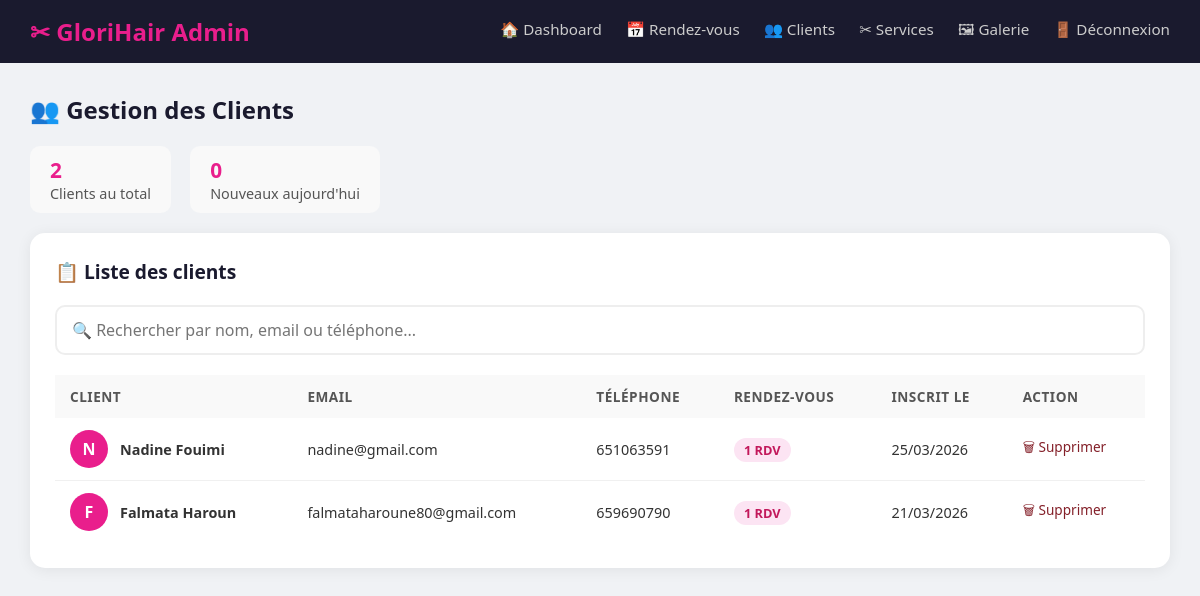
/admin/clients.php (signed in), run on the app's committed database.
### tables this page shows
CREATE TABLE `clients` (
  `id` int(11) NOT NULL,
  `nom` varchar(100) NOT NULL,
  `prenom` varchar(100) NOT NULL,
  `email` varchar(150) NOT NULL,
  `telephone` varchar(20) DEFAULT NULL,
  `mot_de_passe` varchar(255) NOT NULL,
  `created_at` timestamp NOT NULL DEFAULT current_timestamp()
);

### admin/clients.php (the view, shortened to what this page needs)
<?php
require_once '../includes/db.php';
$clients = $pdo->query("
    SELECT c.*, COUNT(r.id) AS nb_rdv
    FROM clients c
    LEFT JOIN rendez_vous r ON c.id = r.client_id
    GROUP BY c.id
    ORDER BY c.created_at DESC
")->fetchAll();
?>
<!DOCTYPE html>
<html lang="fr">
<head>
    <link rel="stylesheet" href="../css/style.css">
</head>
<body>
<div class="admin-navbar">
    <div class="logo">✂ GloriHair Admin</div>
    <nav>
        <a href="index.php">🏠 Dashboard</a>
        <a href="rendez_vous.php">📅 Rendez-vous</a>
        <a href="clients.php">👥 Clients</a>
        <a href="services.php">✂ Services</a>
        <a href="galerie.php">🖼 Galerie</a>
        <a href="logout.php">🚪 Déconnexion</a>
    </nav>
</div>
<div class="admin-content">
    <h2 style="color:#1a1a2e;margin-bottom:20px;">👥 Gestion des Clients</h2>
    <div>
        <div class="stat-mini">
            <strong><?= count($clients) ?></strong>
            Clients au total
        </div>
        <div class="stat-mini">
            <strong><?= $pdo->query("SELECT COUNT(*) FROM clients WHERE DATE(created_at)=CURDATE()")->fetchColumn() ?></strong>
            Nouveaux aujourd'hui
        </div>
    </div>
    <div class="card">
        <h3>📋 Liste des clients</h3>
        <input type="text" class="search-bar" id="recherche"
               placeholder="🔍 Rechercher par nom, email ou téléphone...">
        <table id="table-clients">
            <thead>
                <tr>
                    <th>Client</th>
                    <th>Email</th>
                    <th>Téléphone</th>
                    <th>Rendez-vous</th>
                    <th>Inscrit le</th>
                    <th>Action</th>
                </tr>
            </thead>
            <tbody>
            <?php foreach ($clients as $c): ?>
            <tr>
                <td>
                    <div style="display:flex;align-items:center;gap:12px;">
                        <div class="avatar"><?= strtoupper(substr($c['prenom'],0,1)) ?></div>
                        <div>
                            <strong><?= htmlspecialchars($c['prenom'].' '.$c['nom']) ?></strong>
                        </div>
                    </div>
                </td>
                <td><?= htmlspecialchars($c['email']) ?></td>
                <td><?= htmlspecialchars($c['telephone'] ?: '—') ?></td>
                <td><span class="badge-rdv"><?= $c['nb_rdv'] ?> RDV</span></td>
                <td><?= date('d/m/Y', strtotime($c['created_at'])) ?></td>
                <td>
                    <a href="?supprimer=<?= $c['id'] ?>"
                       onclick="return confirm('Supprimer ce client et ses RDV ?')"
                       style="color:#842029;font-size:0.85rem;">🗑 Supprimer</a>
                </td>
            </tr>
            <?php endforeach; ?>
            </tbody>
        </table>
    </div>
</div>
</body>
</html>

### css/style.css (style rules this page uses)
* { margin: 0; padding: 0; box-sizing: border-box; }
body { font-family: 'Segoe UI', Tahoma, Geneva, Verdana, sans-serif; color: #333; background: #fff; }
a { text-decoration: none; color: inherit; }

### admin/clients.php (style rules this page uses)
body { background:#f0f2f5; }
.admin-navbar { background:#1a1a2e;padding:15px 30px;display:flex;justify-content:space-between;align-items:center; }
.admin-navbar .logo { color:#e91e8c;font-size:1.5rem;font-weight:700; }
.admin-navbar nav a { color:#ccc;margin-left:20px;font-size:0.95rem; }
.admin-content { padding:30px;max-width:1200px;margin:0 auto; }
.card { background:#fff;border-radius:15px;padding:25px;box-shadow:0 2px 15px rgba(0,0,0,0.07);margin-bottom:25px; }
.card h3 { color:#1a1a2e;margin-bottom:20px;font-size:1.2rem; }
table { width:100%;border-collapse:collapse; }
th { background:#f9f9f9;padding:12px 15px;text-align:left;color:#555;font-size:0.85rem;text-transform:uppercase;letter-spacing:0.5px; }
td { padding:12px 15px;border-bottom:1px solid #f0f0f0;font-size:0.9rem; }
tr:last-child td { border-bottom:none; }
.avatar { width:38px;height:38px;border-radius:50%;background:#e91e8c;color:#fff;display:flex;align-items:center;justify-content:center;font-weight:700;font-size:1rem; }
.badge-rdv { background:#fce4f3;color:#c2185b;padding:3px 10px;border-radius:20px;font-size:0.8rem;font-weight:600; }
.search-bar { width:100%;padding:12px 15px;border:2px solid #eee;border-radius:10px;font-size:1rem;margin-bottom:20px;font-family:inherit; }
.stat-mini { display:inline-block;background:#f9f9f9;border-radius:10px;padding:10px 20px;margin-right:15px;margin-bottom:20px;font-size:0.9rem;color:#555; }
.stat-mini strong { color:#e91e8c;font-size:1.3rem;display:block; }

### data on the page
clients: prenom "N", prenom+nom "Nadine Fouimi", email "nadine@gmail.com", telephone "651063591", nb_rdv "1", created_at "25/03/2026"
clients: prenom "F", prenom+nom "Falmata Haroun", email "falmataharoune80@gmail.com", telephone "659690790", nb_rdv "1", created_at "21/03/2026"

### other printed values
count($clients) "2"
